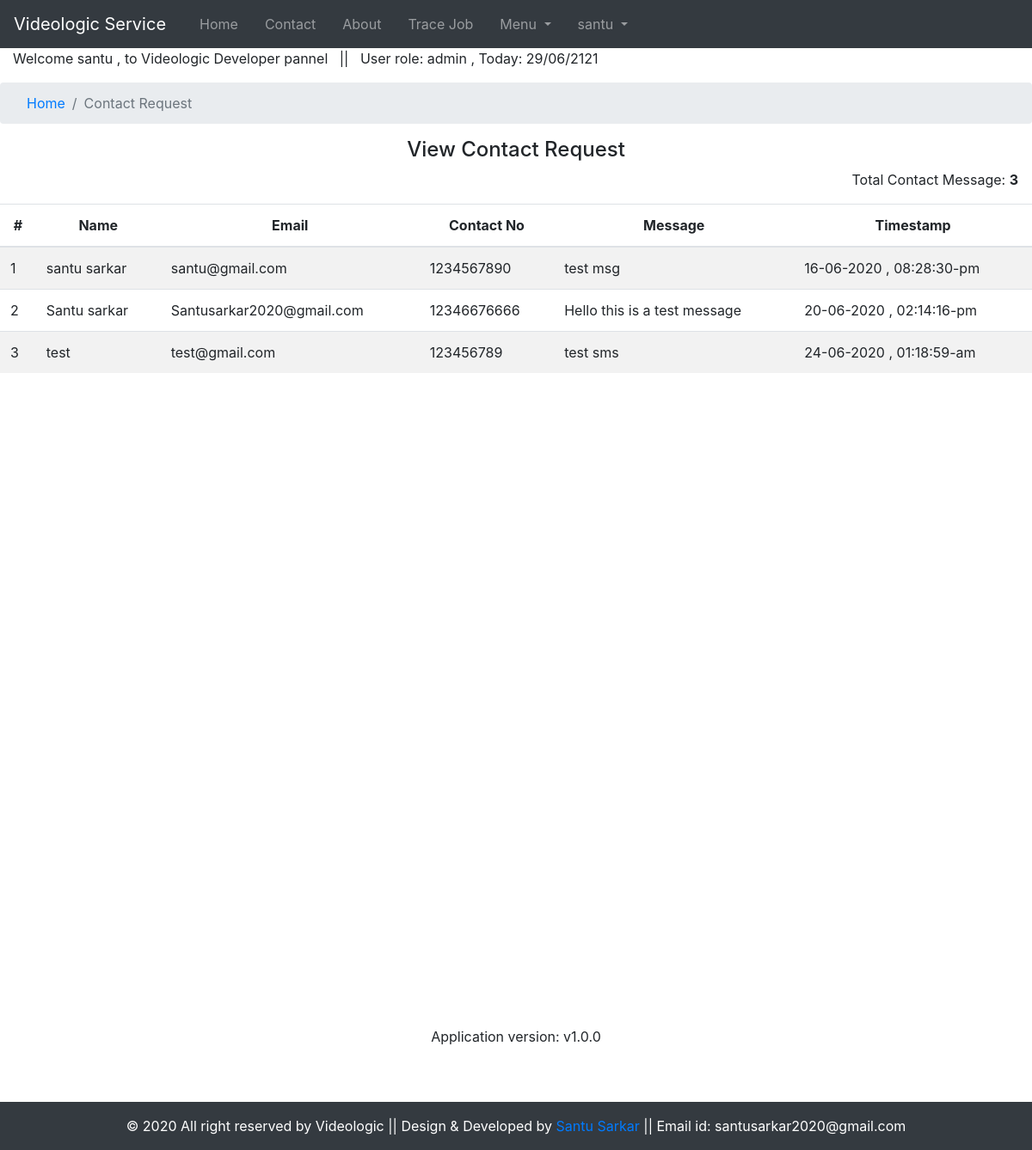
/Developer/view-contact.php (signed in), run on the app's committed database.
### tables this page shows
CREATE TABLE `tbl_contact` (
  `id` int(11) NOT NULL,
  `name` varchar(100) NOT NULL,
  `email` varchar(100) NOT NULL,
  `contactno` varchar(12) NOT NULL,
  `message` varchar(255) NOT NULL,
  `timestamp1` varchar(100) NOT NULL
);

### php/info.php (called while the page is built, shortened)
<?php
$developer="Santu Sarkar";
$developer_email="santusarkar2020@gmail.com";
$developer_link="https://facebook.com/santu.sarkar.2015";
$appversion="Application version: v1.0.0";
 ?>

### Developer/view-contact.php (the view, shortened to what this page needs)
<?php
require_once("../php/connection.php");
require_once("../php/info.php");
$query="SELECT * FROM tbl_contact ORDER BY id ASC";
$run_query= mysqli_query($conn,$query);
$result=mysqli_num_rows($run_query);
$count=0;
 ?>
<!DOCTYPE html>
<html lang="en">
<head>
    <link rel="stylesheet" href="../bootstrap/css/bootstrap.min.css">
    <link rel="stylesheet" href="../css/admin.css">
</head>
<body>
<nav class="navbar navbar-expand-lg navbar-dark bg-dark">
  <a class="navbar-brand" href="index.php">Videologic Service</a>
  <div class="collapse navbar-collapse" id="navbarSupportedContent">
    <ul class="navbar-nav mr-auto">
      <li class="nav-item">
        <a class="nav-link" href="../index.php">Home <span class="sr-only">(current)</span></a>
      </li>
      <li class="nav-item">
        <a class="nav-link" href="../contact.php">Contact</a>
      </li>
      <li class="nav-item">
        <a class="nav-link" href="#">About</a>
      </li>
      <li class="nav-item">
        <a class="nav-link" href="../trace.php">Trace Job</a>
      </li>
      <li class="nav-item dropdown">
        <a class="nav-link dropdown-toggle" href="#" id="navbarDropdown" role="button" data-toggle="dropdown" aria-haspopup="true" aria-expanded="false">
          Menu
        </a>
      </li>
      <li class="nav-item dropdown">
        <a class="nav-link dropdown-toggle" href="#" id="navbarDropdown" role="button" data-toggle="dropdown" aria-haspopup="true" aria-expanded="false">
      <?php echo $_SESSION['user'];?>
        </a>
      </li>
    </ul>
  </div>
</nav>
<div class="admin-pannel">
  <marquee><p>Welcome <?php echo $_SESSION['user'] . " , "; ?> to  Videologic Developer pannel &nbsp; || &nbsp; User role: <?php echo $_SESSION['role'] . " , "; ?> Today: <?php echo Date("d/m/yy"); ?> </p></marquee>
</div>
<nav aria-label="breadcrumb">
  <ol class="breadcrumb">
    <li class="breadcrumb-item"><a href="index.php">Home</a></li>
    <li class="breadcrumb-item active" aria-current="page">Contact Request</li>
  </ol>
</nav>
<div class="container text-center">
  <h4> View Contact Request</h4>
</div>
<p class="text text-right pr-3" >Total Contact Message: <strong> <?php echo $result;?></strong></p>
<table class="table table-striped table-hover">
  <thead>
    <tr>
      <th scope="col">#</th>
      <th scope="col">Name</th>
      <th scope="col">Email</th>
      <th scope="col">Contact No</th>
      <th scope="col">Message</th>
      <th scope="col">Timestamp</th>
    </tr>
  </thead>
  <tbody>
    <tr>
<?php
if ($result!=0)
{
  while ($data=mysqli_fetch_assoc($run_query))
    { $count=$count+1;
 ?>
      <td  data-label="#" scope="col"><?php echo $count; ?></td>
      <td  data-label="Name" scope="col"><?php echo $data['name']; ?></td>
      <td  data-label="Email" scope="col"><?php echo $data['email']; ?></td>
      <td  data-label="Contact NO" scope="col"><?php echo $data['contactno']; ?></td>
      <td  data-label="Message" scope="col" title="<?php echo $data['message']; ?>"><?php echo $data['message']; ?></td>
      <td  data-label="Timestamp" scope="col" title="<?php echo $data['timestamp1']; ?>"><?php echo $data['timestamp1']; ?></td>
      </tr>
<?php
      }
}
?>
  </tbody>
</table>
<br>
<br><br><br><br><br><br><br><br><br><br><br><br><br><br><br><br><br><br><br><br><br><br>
<br><br><br><br><br><br><br><br>
<p class="text-center"><?php echo $appversion; ?></p>
   <br><br>
<div class="footer-copyright text-center py-3 bg-dark text-white">© 2020 All right reserved by Videologic || Design & Developed by
  <a href="<?php echo $developer_link; ?>"> <?php echo $developer; ?> </a>   ||   Email id: <?php echo $developer_email; ?>
</div>
</body>
</html>

### css/admin.css (style rules this page uses)
li { padding-left: 15px; }
.admin-pannel { padding-left: 15px; }
.table th { text-align: center; }

### data on the page
tbl_contact: name "santu sarkar", email "santu@gmail.com", contactno "1234567890", message "test msg", timestamp1 "16-06-2020 , 08:28:30-pm"
tbl_contact: name "Santu sarkar", email "Santusarkar2020@gmail.com", contactno "12346676666", message "Hello this is a test message", timestamp1 "20-06-2020 , 02:14:16-pm"
tbl_contact: name "test", email "test@gmail.com", contactno "123456789", message "test sms", timestamp1 "24-06-2020 , 01:18:59-am"

### other printed values
$_SESSION['user'] "santu"
$_SESSION['role'] "admin"
Date("d/m/yy") "29/06/2121"
$result "3"
$appversion "Application version: v1.0.0"
$developer "Santu Sarkar"
$developer_email "santusarkar2020@gmail.com"
